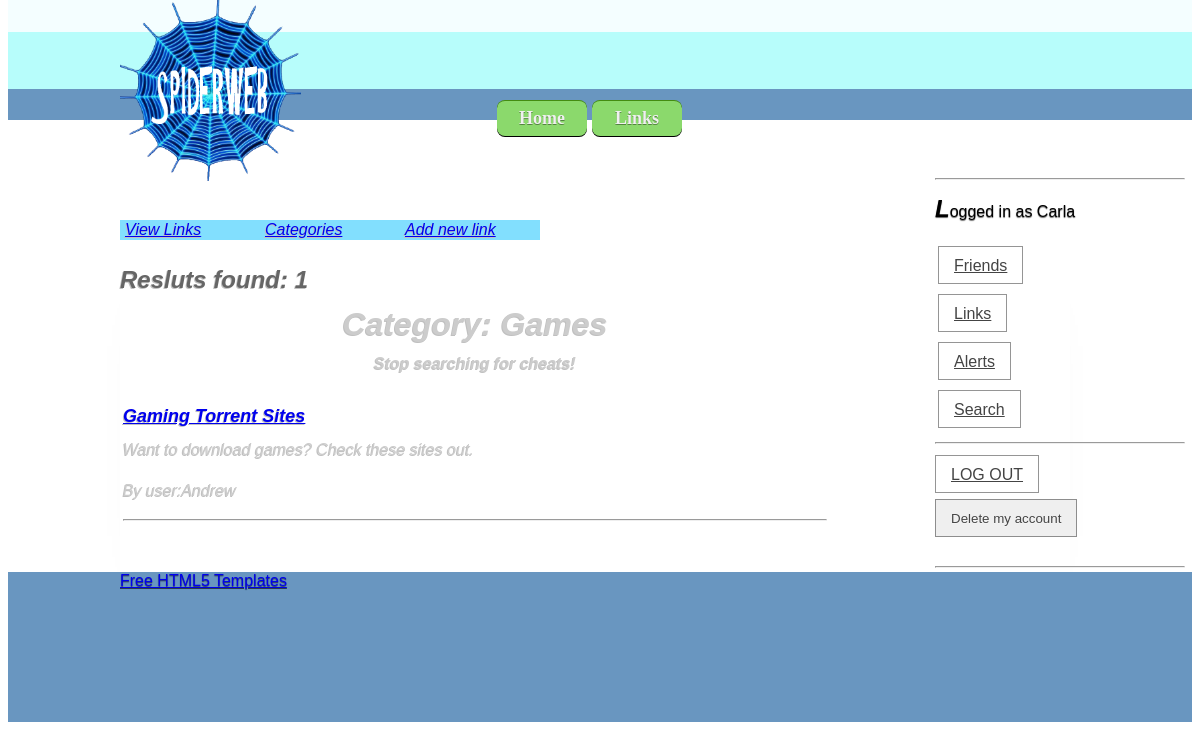
The page /index.php?action=2&linkOption=6 (signed in) on the database its author committed.
### tables this page shows
CREATE TABLE IF NOT EXISTS `category` (
  `CAT_ID` int(11) NOT NULL AUTO_INCREMENT,
  `CAT_NAME` varchar(20) NOT NULL,
  `CAT_Description` varchar(200) NOT NULL,
  PRIMARY KEY (`CAT_ID`)
);

CREATE TABLE IF NOT EXISTS `link` (
  `LINK_ID` int(11) NOT NULL AUTO_INCREMENT,
  `LINK_URL` varchar(200) NOT NULL,
  `LINK_DESC` varchar(500) NOT NULL,
  `LINK_CAT_ID` int(11) NOT NULL,
  `USER_ID` int(11) NOT NULL,
  `LINK_NAME` varchar(200) NOT NULL,
  PRIMARY KEY (`LINK_ID`)
);

CREATE TABLE IF NOT EXISTS `user` (
  `USER_ID` int(11) NOT NULL AUTO_INCREMENT,
  `USER_USERNAME` varchar(100) NOT NULL,
  `USER_EMAIL` varchar(200) NOT NULL,
  `USER_PASSWORD` varchar(100) NOT NULL,
  `USER_FN` varchar(200) NOT NULL,
  `USER_LN` varchar(200) NOT NULL,
  `USER_GENDER` char(1) NOT NULL,
  `USER_BIRTH` date NOT NULL,
  `USER_TYPE` varchar(1) NOT NULL,
  `USER_PIC_LOCATION` varchar(300) DEFAULT NULL,
  UNIQUE KEY `USER_USERNAME` (`USER_USERNAME`,`USER_EMAIL`),
  UNIQUE KEY `USER_PIC_LOCATION` (`USER_PIC_LOCATION`),
  KEY `USER_ID` (`USER_ID`)
);

### pages/links.php (the view, shortened to what this page needs)
<?php
	if(!isset($_SESSION['userName']))
	{
		$userID = 0;
		$userType = "none";
	} else
	{
		$userName = $_SESSION['userName'];
		$data = mysql_query("SELECT * FROM user WHERE (USER_USERNAME='$userName')")
		or die(mysql_error());
		$info = mysql_fetch_array( $data );
		$userID = $info['USER_ID'];
	}
	if(!isset($_SESSION['linkOption']))
	{
		$option = 99999999999;
	} else
	{
		$option = $_SESSION['linkOption'];
	}
?>
<!DOCTYPE html>
<html>
    <head>
		<link rel="stylesheet" href="css/links.css">
    </head>
    <body>
		<div id="enter">
			<div id="main_menu">
				<ul id="menu">
					<li><a href="#"  name="links" id="links">View Links</a>
					</li>
					<li><a href="#">Categories</a>
							<?php
								$var1 = mysql_query("SELECT * FROM category")
								or die(mysql_error());
							?>
					</li>
					<?php
						if ($userID>0)
							echo "	<li><a href='index.php?action=3'  name='nlinks' id='links'>Add new link</a>
									</li>"
					?>
				</ul>
			</div>
			<div id="links">
				<br/><br/>
				<table width="100%">
					<?php
						if ($option==1)
						{
							print "<th><h1>All links</h1></th>";
							$var1 = mysql_query("SELECT * FROM link,user where link.USER_ID=user.USER_ID")
							or die(mysql_error());
						} else if ($option==2)
						{
							print "<th><h1>My links</h1></th>";
							$var1 = mysql_query("SELECT * FROM link,user where (link.USER_ID=user.USER_ID) AND (link.USER_ID=$userID)")
							or die(mysql_error());
						} else if ($option>2 && $option<90)
						{
							$option = $option-2;
							$var1 = mysql_query("SELECT * FROM category WHERE (CAT_ID=$option)")
							or die(mysql_error());
							$info = mysql_fetch_array( $var1 );
							$catName = $info['CAT_NAME'];
							$catDesc = $info['CAT_Description'];
							print "<th><h1>Category: $catName</h1><p>$catDesc</p></th>";
							$var1 = mysql_query("SELECT * FROM link,user where (LINK_CAT_ID=$option) AND (link.USER_ID=user.USER_ID)")
							or die(mysql_error());
						}
						$num_rows = mysql_num_rows($var1);
						if ($num_rows<1)
						{
							echo "<br/><br/><br/><br/><br/><h1> No results </h1><br/><br/><br/><br/><br/><br/><br/><br/><br/><br/><br/><br/><br/><br/><br/><br/><br/><br/><br/><br/><br/><br/><br/><br/><br/><br/>";
						} else echo "<br/><br/><h2>Resluts found: ".$num_rows."</h2>";
						$counter = 0;
						while($info = mysql_fetch_array( $var1 ))
						{
							$counter++;
							if ($counter % 2!=0)
							{
								Print "<tr width='100%'>";
							}
							Print "<td width='50%'><h3><a href='index.php?action=25&linkOption=".$info['LINK_ID']."'>".$info['LINK_NAME']."</a></h3>";
							Print "<p>".$info['LINK_DESC']."</p>";
							Print "<p> By user:".$info['USER_USERNAME']."</p>";
							print "<hr/></td>";
						}
					?>
				</table>
			</div>
		</div>
	</body>
</html>

### css/style.css (style rules this page uses)
body { margin-top: 0px; margin-bottom: 0px; font-family: Helvetica, "Helvetica Neue", Arial, sans-serif; text-shadow: 0 1px 1px rgba(0, 0, 0, 0.6); }
h2, h3 { margin-top: 15px; margin-right: 0; margin-bottom: 10px; margin-left: 0; font-size: 16px; }
h2 { font-size: 24px; color: #666666; }
h3 { font-size: 18px; }
#enter { font-family: Arial, Helvetica, sans-serif; font-size: 16px; font-style: normal; font-weight: normal; color: #CCCCCC; float: left; padding-right: 240px; padding-bottom: 40px; }
#main hr { height: 0.1px; color: #E9E9E9; }
#enter { font-style: italic; text-shadow: -1px 1px 0 #C0C0C0; line-height: 10px; -webkit-box-shadow:0 45px 60px -60px #AAA; -moz-box-shadow:0 45px 60px -60px #AAA; }
p { line-height: 25px; }

### css/links.css (style rules this page uses)
#main_menu { position: relative; z-index:100; left:auto; width:100%; }
#menu { top: 0; left: 0; }
#menu, #menu ul { padding: 0; margin: 0; list-style: none; }
#menu li { float: left; background: #82DFFE; }
#menu a { display: block; padding: 5px; width: 130px; }

### rows shown on the page
category: CAT_NAME "Games", CAT_Description "Stop searching for cheats!"
link: LINK_NAME "Gaming Torrent Sites", LINK_DESC "Want to download games? Check these sites out.", USER_ID.USER_USERNAME "Andrew"

### other values the page prints
$num_rows "1"
$_SESSION['userName'] "Carla"
